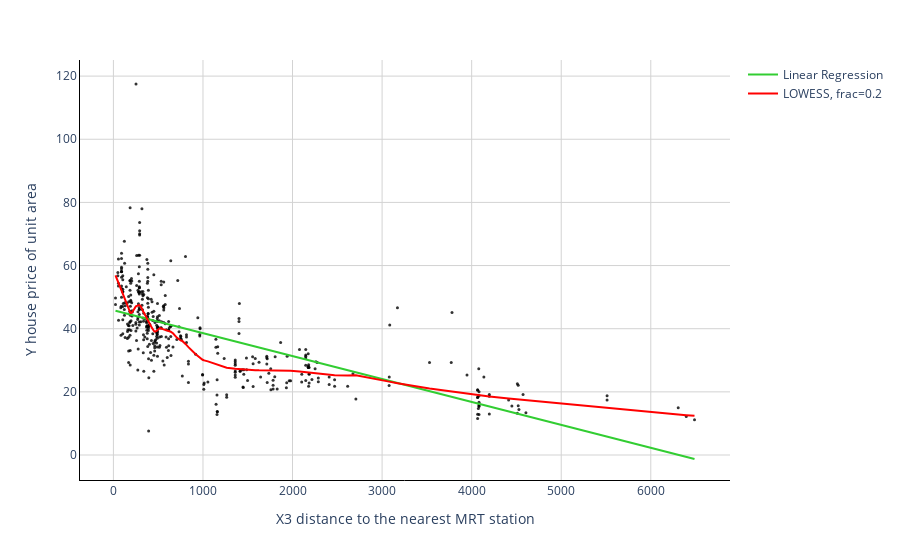

Notebook cell for this chart:
### Code cell
res = statistic.lowess_reg(df,['X3 distance to the nearest MRT station','Y house price of unit area'],0.2,title="")

### Figure 1 — Plotly figure (JSON) as saved in the notebook; plotly's stock layout.template omitted (floating-point values rounded to 4 significant figures; data arrays with more than 128 entries replaced by an {"elided": "..."} marker saying what was removed)
{"data": [{"hovertemplate": "X3 distance to the nearest MRT station=%{x}<br>Y house price of unit area=%{y}<extra></extra>", "legendgroup": "", "marker": {"color": "black", "opacity": 0.8, "size": 3, "symbol": "circle"}, "mode": "markers", "name": "", "orientation": "v", "showlegend": false, "type": "scatter", "x": {"elided": "414 float values"}, "xaxis": "x", "y": {"elided": "414 float values"}, "yaxis": "y"}, {"line": {"color": "limegreen"}, "marker": {"size": 3}, "name": "Linear Regression", "type": "scatter", "x": [23.38, 363.6, 703.9, 1044.0, 1384.0, 1725.0, 2065.0, 2405.0, 2745.0, 3086.0, 3426.0, 3766.0, 4106.0, 4447.0, 4787.0, 5127.0, 5467.0, 5808.0, 6148.0, 6488.0], "y": [45.68, 43.21, 40.74, 38.27, 35.8, 33.33, 30.86, 28.39, 25.91, 23.44, 20.97, 18.5, 16.03, 13.56, 11.09, 8.619, 6.148, 3.677, 1.206, -1.265]}, {"line": {"color": "red"}, "marker": {"size": 3}, "name": "LOWESS, frac=0.2", "type": "scatter", "x": {"elided": "414 float values"}, "y": {"elided": "414 float values"}}], "layout": {"legend": {"tracegroupgap": 0}, "margin": {"t": 60}, "plot_bgcolor": "white", "title": {"font": {"color": "black"}, "text": ""}, "xaxis": {"anchor": "y", "domain": [0, 1], "gridcolor": "lightgrey", "gridwidth": 1, "linecolor": "black", "linewidth": 1, "showgrid": true, "showline": true, "title": {"text": "X3 distance to the nearest MRT station"}, "zeroline": true, "zerolinecolor": "lightgrey", "zerolinewidth": 1}, "yaxis": {"anchor": "x", "domain": [0, 1], "gridcolor": "lightgrey", "gridwidth": 1, "linecolor": "black", "linewidth": 1, "showgrid": true, "showline": true, "title": {"text": "Y house price of unit area"}, "zeroline": true, "zerolinecolor": "lightgrey", "zerolinewidth": 1}}}
